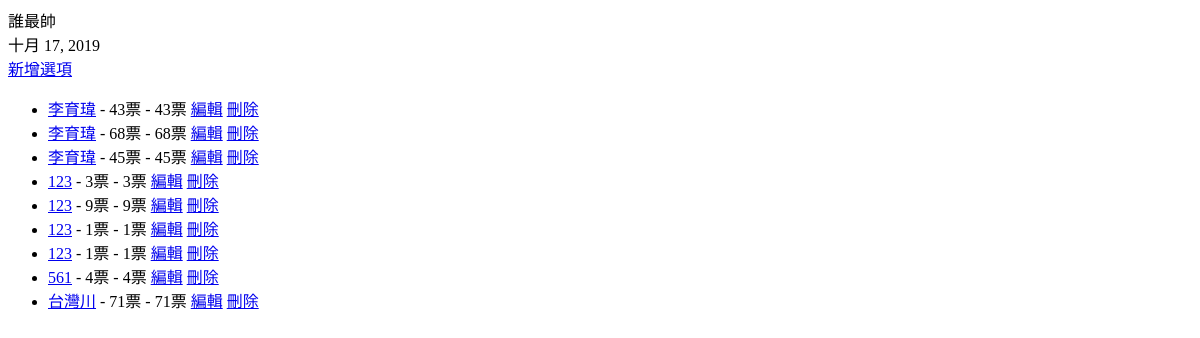
Page /poll/1/ on the earlier database version.
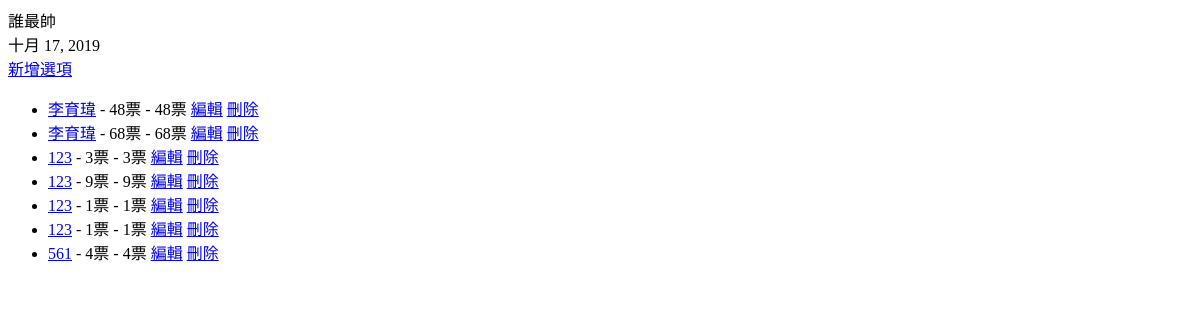
Same page on the later database version.
### default/models.py (models this page shows, shortened)
class Option(models.Model):
    poll_id = models.IntegerField()
    title = models.CharField(max_length=200)
    count = models.IntegerField(default=0)

### default/views.py (the view)
# urls.py: path('<int:pk>/',PollDetail.as_view(), name='poll_view'),
class PollDetail(DetailView):
    model = poll
    def get_context_data(self, **kwargs):
        ctx = super().get_context_data(**kwargs)
        ctx['cbe'] = Option.objects.filter(poll_id=self.kwargs['pk'])
        return ctx

### default/templates/default/poll_detail.html (shortened to what this page needs)
{% extends "base.html"%}
{% block abc %}
    <hi>{{ poll.subject }}</hi>
    <div>{{ poll.create }}</div>
    <a href='/poll/{{ poll.id }}/create/' >新增選項</a>
    <ul>
        {% for opt in cbe %}
        <li><a href ='/poll/vote/{{ opt.id }}/'>{{ opt.title }}</a> - {{ opt.count }}票
         - {{ opt.count }}票
            <a href="{% url 'option_edit' opt.id %}">編輯</a>
            <a href="{% url 'option_delete' opt.id %}">刪除</a>
        </li>
        {% endfor %}
    </ul>
{% endblock %}

Differences in the rows shown:
removed Option: title "李育瑋", count "45"
removed Option: title "台灣川", count "71"
changed Option (number 1 of 7 on the later page): count "43" → "48"
